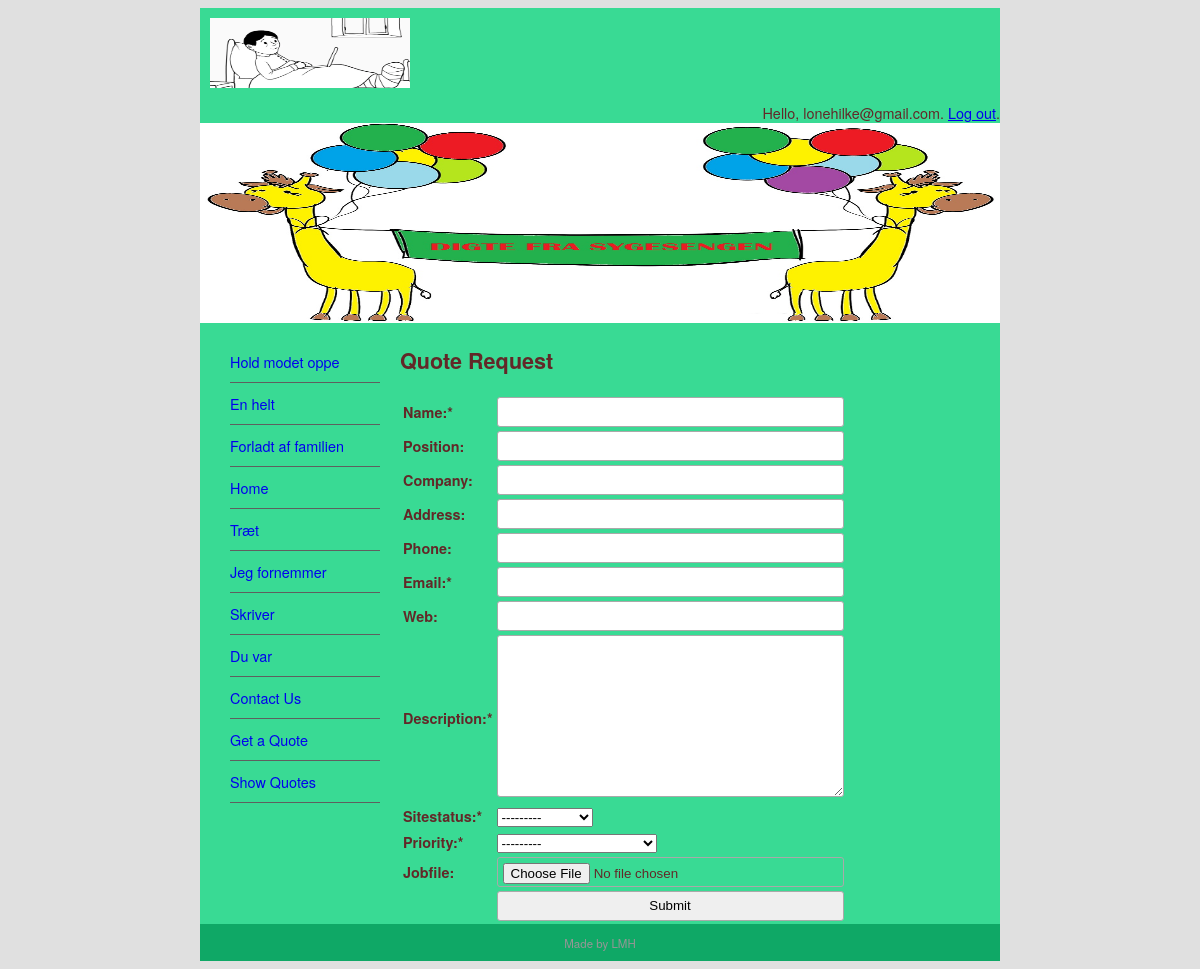
Before: /quote/ (signed in) with the older database file.
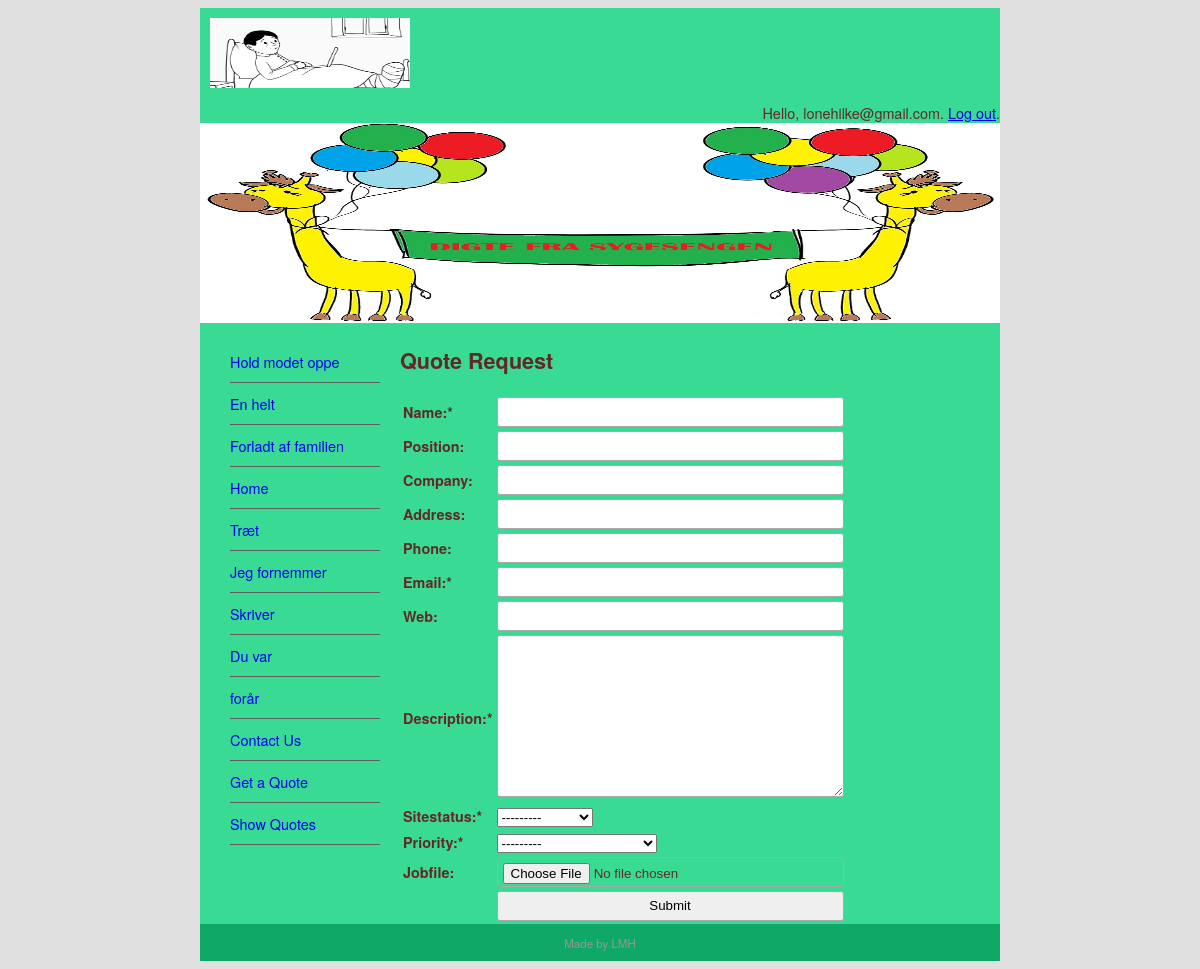
After: the same page with the newer database file.
### pages/models.py (models this page shows, shortened)
class Page(models.Model):
    title = models.CharField(max_length=60)
    permalink = models.CharField(max_length=12, unique=True)
    update_date = models.DateTimeField('Last updated')
    bodytext = models.TextField('Page Content', blank= True)
    thumb = models.ImageField(default='default.png', blank=True)

### quotes/views.py (the view)
# urls.py: path('', views.quote_req, name='quote-request'),
@login_required(login_url=reverse_lazy('login'))
def quote_req(request):
    submitted = False
    if request.method == 'POST':
        form = QuoteForm(request.POST, request.FILES)
        if form.is_valid():
            quote = form.save(commit=False)
            try:
                quote.username = request.user
            except Exception:
                pass
            quote.save()
            return HttpResponseRedirect('/quote/?submitted=True')
    else:
        form = QuoteForm()
        if 'submitted' in request.GET:
            submitted = True
    return render(request, 'quotes/quote.html', {'form': form, 'page_list': Page.objects.all(), 'submitted': submitted})

### quotes/forms.py
class QuoteForm(ModelForm):
    required_css_class = 'required'
    class Meta:
        model = Quote
        fields = [
            'name', 'position', 'company', 'address',
            'phone', 'email', 'web', 'description',
            'sitestatus', 'priority', 'jobfile'
        ]

### quotes/templates/quotes/quote.html (shortened to what this page needs)
{% extends "base.html" %}
{% block sidenav %}
    {% for page in page_list %}
        <li><a href="{{ page.permalink }}">{{ page.title }}</a></li>
    {% endfor %}
{% endblock sidenav %}
{% block content %}
<h1>Quote Request</h1>
{% if submitted %}
    <p class="success">
        Your quote was submitted successfully. Thank you.
    </p>
{% else %}
    <form action="" enctype="multipart/form-data" method="post" novalidate>
    <table>
        {{ form.as_table }}
        <tr>
            <td>&nbsp;</td>
            <td><input type="submit" value="Submit"></td>
        </tr>
    </table>
    </form>
{% endif %}
{% endblock content %}

### abc_site/templates/base.html (shortened to what this page needs)
{% load static %}
<!doctype html>
<html>
<head>
<link href="{% static 'main.css' %}" rel="stylesheet" type="text/css">
</head>
<body>
<div id="wrapper">
  <header id="header">
    <div id="logo"><img src="{% static 'sygemeldt.webp' %}" width="200" height="70" alt=""/></div>
      <span style="float: right;">
        {% if user.is_authenticated %}
          Hello, {{ user.username }}. <a href="{% url 'logout' %}?next=/">Log out</a>.
        {% else %}
          Not logged in. <a href="{% url 'login' %}?next=/">Log in</a>.
        {% endif %}
      </span>
    <div id="topbanner"><img src="{% static 'GIRAFBANNER.jpg' %}" width="800" height="200" alt=""/></div>
  </header>
  <aside id="leftsidebar">
    <nav id="nav">
    <ul>
      {% block sidenav %}{% endblock sidenav %}
      <li><a href="/contact">Contact Us</a></li>
      <li><a href="/quote/">Get a Quote</a></li>
      <li><a href="/quote/show">Show Quotes</a></li>
    </ul>
    </nav>
  </aside>
  <section id="main">
      {% block content %}{% endblock content %}
  </section>
  <footer id="footer">Made by LMH</footer>
</div>
</body>
</html>

### abc_site/static/main.css (style rules this page uses)
#header { border-style: none; width: 800px; height: auto; }
#wrapper { margin-top: 0px; margin-left: auto; margin-right: auto; background-color: #39da94; width: 800px; }
body { background-color: #E0E0E0; font-family: Gotham, "Helvetica Neue", Helvetica, Arial, sans-serif; font-size: 0.9em; text-align: justify; color: #622828; }
#footer { text-align: center; font-size: 0.8em; margin-top: 5px; padding-top: 10px; padding-bottom: 10px; background-color: #0fa866; border-top: thin solid #0fa866; clear: both; color: #969696; }
#nav li { padding-top: 10px; padding-bottom: 10px; font-size: 1em; list-style-type: none; border-bottom: thin solid #5F5F5F; color: #4C4C4C; left: 0px; list-style-position: inside; margin-left: -10px; }
#nav li a { text-decoration: none; }
#leftsidebar { width: 180px; height: auto; float: left; color: green; }
#main { width: 560px; float: left; margin-left: 20px; margin-right: 10px; padding-right: 10px; }
#logo { padding: 10px; }
input, textarea { width: 100%; padding: 5px!important; -webkit-box-sizing: border-box; -moz-box-sizing: border-box; box-sizing: border-box; border-radius: 3px; border-style: solid; border-width: 1px; border-color: rgb(169,169,169) }
input { height: 30px; }
.required label:after { content: "*"; }

Changed rows visible on the page:
added Page: title "forår"
